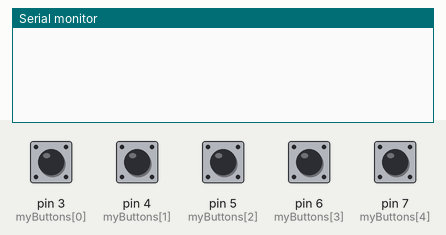
Recording of a sketch running on a simulated Arduino Uno, built with avr-gcc and run on an emulated ATmega328P. On the bench: the last lines printed to the serial monitor. The test bench sets the inputs (shaded band); at power-on: pin 3 (myButtons[0]), pin 4 (myButtons[1]), pin 5 (myButtons[2]), pin 6 (myButtons[3]), pin 7 (myButtons[4]) LOW.

Above: at 1.2 s.
1.3 s: pin 3 (myButtons[0]) pulled HIGH for 0.15 s
At 2.5 s:
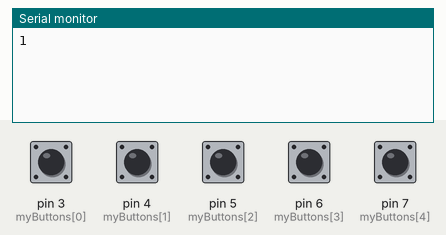
2.9 s: pin 4 (myButtons[1]) pulled HIGH for 0.15 s
At 3.9 s:
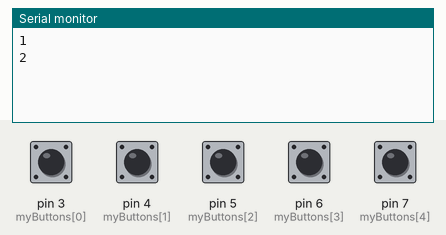
4.5 s: pin 5 (myButtons[2]) pulled HIGH for 0.15 s
At 5.0 s:
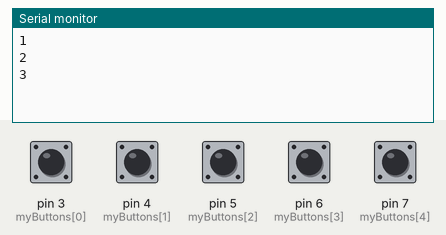
6.1 s: pin 6 (myButtons[3]) pulled HIGH for 0.15 s
At 7.2 s:
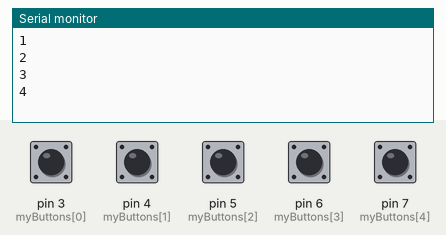
7.7 s: pin 7 (myButtons[4]) pulled HIGH for 0.15 s
At 8.7 s:
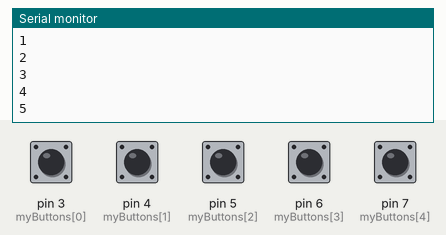
Timing chart, 0 to 10.3 s (numbered marks = the images above; inputs shaded):
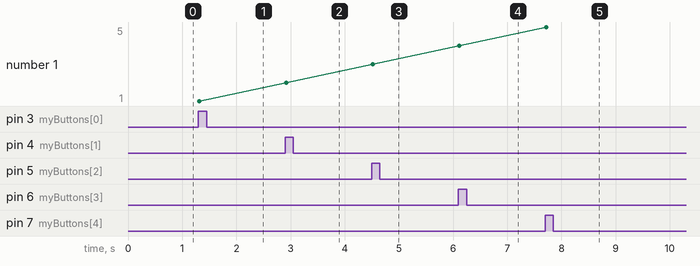

The sketch:

p5.ino
```cpp
//Pin Setup
const int myButtons[5] = {3, 4, 5, 6, 7};

//Storing last state for buttons
int lastStates[5] = {0, 0, 0, 0, 0};

// Storing Read Values
int buttonStates[5] = {0, 0, 0, 0, 0};

void setup(){
  //Init communication
  Serial.begin(9600);
  //Button setup
  for(int i = 0; i <= sizeof(myButtons); i++){
    pinMode(myButtons[i], INPUT);
  }
}
void loop(){
  //Read all buttons and store values
  buttonStates[0] = digitalRead(myButtons[0]);
  buttonStates[1] = digitalRead(myButtons[1]);
  buttonStates[2] = digitalRead(myButtons[2]);
  buttonStates[3] = digitalRead(myButtons[3]);
  buttonStates[4] = digitalRead(myButtons[4]);

  //Delay the loop a little
  delay(10);

  //Check to see if buttons wer'e pressed and send over serial
  if(buttonStates[0] == HIGH && buttonStates[0] == !lastStates[0]){
    Serial.println(buttonStates[0]);
  } else if(buttonStates[1] == HIGH && buttonStates[1] == !lastStates[1]){
    Serial.println(buttonStates[1]+1);
  } else if(buttonStates[2] == HIGH && buttonStates[2] == !lastStates[2]){
    Serial.println(buttonStates[2]+2);
  } else if(buttonStates[3] == HIGH && buttonStates[3] == !lastStates[3]){
    Serial.println(buttonStates[3]+3);
  } else if(buttonStates[4] == HIGH && buttonStates[4] == !lastStates[4]){
    Serial.println(buttonStates[4]+4);
  }


  //Store last values
  lastStates[0] = buttonStates[0];
  lastStates[1] = buttonStates[1];
  lastStates[2] = buttonStates[2];
  lastStates[3] = buttonStates[3];
  lastStates[4] = buttonStates[4];


}
```

Measured:
- after the input at 1.3 s, the serial monitor: prints a new line at once (image 1)
- after the input at 2.9 s, the serial monitor: prints a new line at once (image 2)
- after the input at 4.5 s, the serial monitor: prints a new line at once (image 3)
- after the input at 6.1 s, the serial monitor: prints a new line at once (image 4)
- after the input at 7.7 s, the serial monitor: prints a new line at once (image 5)
- plotted number 1: 1 → 2 after the input at 2.9 s, 2 → 3 after the input at 4.5 s, 3 → 4 after the input at 6.1 s, 4 → 5 after the input at 7.7 s
